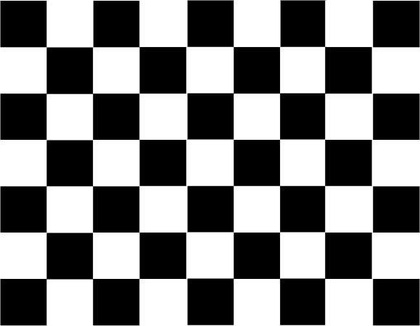
%> input picture checkerboard.jpg, 420 x 326 px, shrunk from 579 x 450 before the run
$ octave database.m   (GNU Octave 9; MATLAB toolbox functions it lacks are replaced by stand-ins)
%> lines starting %> are read from the running program, lines starting %| are printed output that depends on the picture
%imageDB{1}=imread('Image.bmp');
I=imread('checkerboard.jpg');
%> I is the input picture: size 326x420x3 uint8; min 0, max 255, mean 127.3
n=0;
for i= 0:5:60
    n=n+1;
    imageDB{n}= imrotate(I,i);
    I=double(I);
end
%> after the loop, imageDB = 13 items; n = 13
for j= 0:10:30
    I = I - min(I(:));
    I = I / max(I(:));
    %// Add noise to image
    v = var(I(:))/(10^(j/10));
    imageDB{n} = imnoise(I,'gaussian',0,v);
    % %%// Show images
    % figure
    % subplot(1, 2, 1), imshow(I), title ('Original image');
    % subplot(1, 2, 2), imshow(imageDB{n}));
end
%> this loop made 4 passes
%> v on passes 1 to 4: 0.24, 0.024, 0.0024, 0.00024
for i=1:13
    for j=0:10:30
        n=n+1;
        I = I - min(I(:));
    I = I / max(I(:));
    %// Add noise to image
    v = var(I(:))/(10^(j/10));
    imageDB{n} = imnoise(imageDB{i},'gaussian',0,v);
    % %%// Show images
    % figure
    % subplot(1, 2, 1), imshow(I), title ('Original image');
    % subplot(1, 2, 2), imshow(imageDB{n}));
    end
end
%> after the loop, imageDB = 65 items; n = 65


%SNR of image SNR=10dB
I = double(imageDB{1});
%Adjust intensities in image I to range from 0 to 1
I = I - min(I(:));
I = I / max(I(:));
%// Add noise to image
v = var(I(:)) / 10;
%> v = 0.024
imageDB{15} = imnoise(I,'gaussian',0,v);
%// Show images
figure
subplot(1, 2, 1), imshow(I), title ('Original image');
subplot(1, 2, 2), imshow(imageDB{15}), title('SNR=10dB');

%SNR of image SNR=20dB
I = double(imageDB{1});
%Adjust intensities in image I to range from 0 to 1
I = I - min(I(:));
I = I / max(I(:));
%// Add noise to image
v = var(I(:)) / 100;
%> v = 0.0024
imageDB{16} = imnoise(I,'gaussian',0,v);
%// Show images
figure
subplot(1, 2, 1), imshow(I), title ('Original image');
subplot(1, 2, 2), imshow(imageDB{16}), title('SNR=20dB');

%SNR of image SNR=30dB
I = double(imageDB{1});
%Adjust intensities in image I to range from 0 to 1
I = I - min(I(:));
I = I / max(I(:));
%// Add noise to image
v = var(I(:)) / 1000;
%> v = 0.00024
imageDB{17} = imnoise(I,'gaussian',0,v);
%// Show images
figure
subplot(1, 2, 1), imshow(I), title ('Original image');
subplot(1, 2, 2), imshow(imageDB{17}), title('SNR=30dB');

% For 5 degree rotated image

%SNR of image SNR=0dB
I = double(imageDB{2});
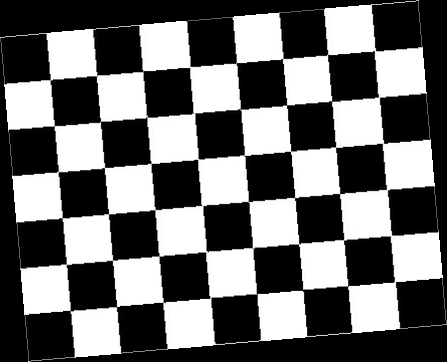
%> I: size 362x447x3 double; min 0, max 255, mean 107.7
%Adjust intensities in image I to range from 0 to 1
I = I - min(I(:));
I = I / max(I(:));
%// Add noise to image
v = var(I(:));
%> v = 0.235
imageDB{18} = imnoise(I,'gaussian',0,v);
%// Show images
figure
subplot(1, 2, 1), imshow(I), title ('Original image');
subplot(1, 2, 2), imshow(imageDB{18}), title('SNR=0dB - 5 degree rotated');

%SNR of image SNR=10dB
I = double(imageDB{2});
%Adjust intensities in image I to range from 0 to 1
I = I - min(I(:));
I = I / max(I(:));
%// Add noise to image
v = var(I(:)) / 10;
%> v = 0.0235
imageDB{19} = imnoise(I,'gaussian',0,v);
%// Show images
figure
subplot(1, 2, 1), imshow(I), title ('Original image');
subplot(1, 2, 2), imshow(imageDB{19}), title('SNR=10dB - 5 degree rotated');

%SNR of image SNR=20dB
I = double(imageDB{2});
%Adjust intensities in image I to range from 0 to 1
I = I - min(I(:));
I = I / max(I(:));
%// Add noise to image
v = var(I(:)) / 100;
%> v = 0.00235
imageDB{20} = imnoise(I,'gaussian',0,v);
%// Show images
figure
subplot(1, 2, 1), imshow(I), title ('Original image');
subplot(1, 2, 2), imshow(imageDB{20}), title('SNR=20dB - 5 degree rotated')

%SNR of image SNR=30dB
I = double(imageDB{2});
%Adjust intensities in image I to range from 0 to 1
I = I - min(I(:));
I = I / max(I(:));
%// Add noise to image
v = var(I(:)) / 1000;
%> v = 0.000235
imageDB{21} = imnoise(I,'gaussian',0,v);
%// Show images
figure
subplot(1, 2, 1), imshow(I), title ('Original image')
subplot(1, 2, 2), imshow(imageDB{21}), title('SNR=30dB - 5 degree rotated')

% For 10 degree rotated image

%SNR of image SNR=0dB
I = double(imageDB{3});
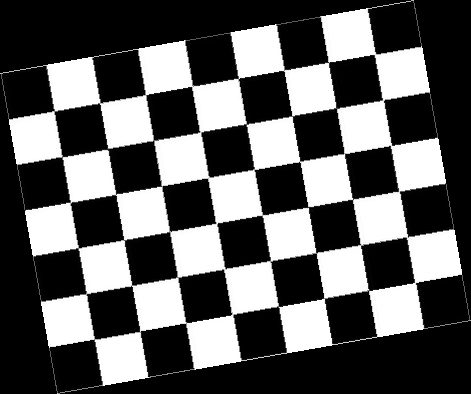
%> I: size 394x471x3 double; min 0, max 255, mean 93.9
%Adjust intensities in image I to range from 0 to 1
I = I - min(I(:));
I = I / max(I(:));
%// Add noise to image
v = var(I(:));
%> v = 0.225
imageDB{22} = imnoise(I,'gaussian',0,v);
%// Show images
figure
subplot(1, 2, 1), imshow(I), title ('Original image')
subplot(1, 2, 2), imshow(imageDB{22}), title('SNR=0dB - 10 degree rotated')

%SNR of image SNR=10dB
I = double(imageDB{3});
%Adjust intensities in image I to range from 0 to 1
I = I - min(I(:));
I = I / max(I(:));
%// Add noise to image
v = var(I(:)) / 10;
%> v = 0.0225
imageDB{23} = imnoise(I,'gaussian',0,v);
%// Show images
figure
subplot(1, 2, 1), imshow(I), title ('Original image')
subplot(1, 2, 2), imshow(imageDB{23}), title('SNR=10dB - 10 degree rotated')

%SNR of image SNR=20dB
I = double(imageDB{3});
%Adjust intensities in image I to range from 0 to 1
I = I - min(I(:));
I = I / max(I(:));
%// Add noise to image
v = var(I(:)) / 100;
%> v = 0.00225
imageDB{24} = imnoise(I,'gaussian',0,v);
%// Show images
figure
subplot(1, 2, 1), imshow(I), title ('Original image')
subplot(1, 2, 2), imshow(imageDB{24}), title('SNR=20dB - 10 degree rotated')

%SNR of image SNR=30dB
I = double(imageDB{3});
%Adjust intensities in image I to range from 0 to 1
I = I - min(I(:));
I = I / max(I(:));
%// Add noise to image
v = var(I(:)) / 1000;
%> v = 0.000225
imageDB{25} = imnoise(I,'gaussian',0,v);
%// Show images
figure
subplot(1, 2, 1), imshow(I), title ('Original image')
subplot(1, 2, 2), imshow(imageDB{25}), title('SNR=30dB - 10 degree rotated')

% For 15 degree rotated image

%SNR of image SNR=0dB
I = double(imageDB{4});
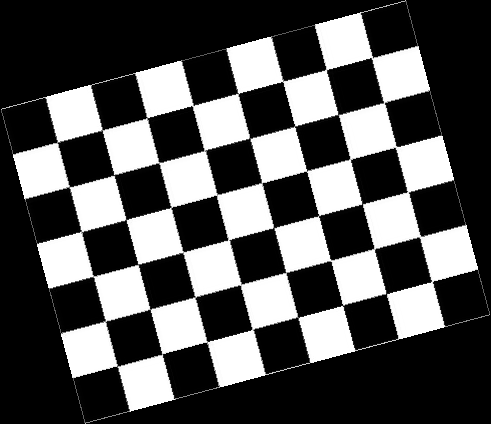
%> I: size 424x491x3 double; min 0, max 255, mean 83.7
%Adjust intensities in image I to range from 0 to 1
I = I - min(I(:));
I = I / max(I(:));
%// Add noise to image
v = var(I(:));
%> v = 0.214
imageDB{26} = imnoise(I,'gaussian',0,v);
%// Show images
figure
subplot(1, 2, 1), imshow(I), title ('Original image')
subplot(1, 2, 2), imshow(imageDB{26}), title('SNR=0dB - 15 degree rotated')

%SNR of image SNR=10dB
I = double(imageDB{4});
%Adjust intensities in image I to range from 0 to 1
I = I - min(I(:));
I = I / max(I(:));
%// Add noise to image
v = var(I(:)) / 10;
%> v = 0.0214
imageDB{27} = imnoise(I,'gaussian',0,v);
%// Show images
figure
subplot(1, 2, 1), imshow(I), title ('Original image')
subplot(1, 2, 2), imshow(imageDB{27}), title('SNR=10dB - 15 degree rotated')

%SNR of image SNR=20dB
I = double(imageDB{4});
%Adjust intensities in image I to range from 0 to 1
I = I - min(I(:));
I = I / max(I(:));
%// Add noise to image
v = var(I(:)) / 100;
%> v = 0.00214
imageDB{28} = imnoise(I,'gaussian',0,v);
%// Show images
figure
subplot(1, 2, 1), imshow(I), title ('Original image');
subplot(1, 2, 2), imshow(imageDB{28}), title('SNR=20dB - 15 degree rotated');

%SNR of image SNR=30dB
I = double(imageDB{4});
%Adjust intensities in image I to range from 0 to 1
I = I - min(I(:));
I = I / max(I(:));
%// Add noise to image
v = var(I(:)) / 1000;
%> v = 0.000214
imageDB{29} = imnoise(I,'gaussian',0,v);
%// Show images
figure
subplot(1, 2, 1), imshow(I), title ('Original image');
subplot(1, 2, 2), imshow(imageDB{29}), title('SNR=30dB - 15 degree rotated');

% For 20 degree rotated image

%SNR of image SNR=0dB
I = double(imageDB{5});
%Adjust intensities in image I to range from 0 to 1
I = I - min(I(:));
I = I / max(I(:));
%// Add noise to image
v = var(I(:));
%> v = 0.204
imageDB{30} = imnoise(I,'gaussian',0,v);
%// Show images
figure
subplot(1, 2, 1), imshow(I), title ('Original image');
subplot(1, 2, 2), imshow(imageDB{30}), title('SNR=0dB - 20 degree rotated');

%SNR of image SNR=10dB
I = double(imageDB{5});
%Adjust intensities in image I to range from 0 to 1
I = I - min(I(:));
I = I / max(I(:));
%// Add noise to image
v = var(I(:)) / 10;
%> v = 0.0204
imageDB{31} = imnoise(I,'gaussian',0,v);
%// Show images
figure
subplot(1, 2, 1), imshow(I), title ('Original image');
subplot(1, 2, 2), imshow(imageDB{31}), title('SNR=10dB - 20 degree rotated');

%SNR of image SNR=20dB
I = double(imageDB{5});
%Adjust intensities in image I to range from 0 to 1
I = I - min(I(:));
I = I / max(I(:));
%// Add noise to image
v = var(I(:)) / 100;
%> v = 0.00204
imageDB{32} = imnoise(I,'gaussian',0,v);
%// Show images
figure
subplot(1, 2, 1), imshow(I), title ('Original image');
subplot(1, 2, 2), imshow(imageDB{32}), title('SNR=20dB - 20 degree rotated');

%SNR of image SNR=30dB
I = double(imageDB{5});
%Adjust intensities in image I to range from 0 to 1
I = I - min(I(:));
I = I / max(I(:));
%// Add noise to image
v = var(I(:)) / 1000;
%> v = 0.000204
imageDB{33} = imnoise(I,'gaussian',0,v);
%// Show images
figure
subplot(1, 2, 1), imshow(I), title ('Original image');
subplot(1, 2, 2), imshow(imageDB{33}), title('SNR=30dB - 20 degree rotated');

% For 25 degree rotated image

%SNR of image SNR=0dB
I = double(imageDB{6});
%Adjust intensities in image I to range from 0 to 1
I = I - min(I(:));
I = I / max(I(:));
%// Add noise to image
v = var(I(:));
%> v = 0.195
imageDB{34} = imnoise(I,'gaussian',0,v);
%// Show images
figure
subplot(1, 2, 1), imshow(I), title ('Original image');
subplot(1, 2, 2), imshow(imageDB{34}), title('SNR=0dB - 25 degree rotated');

%SNR of image SNR=10dB
I = double(imageDB{6});
%Adjust intensities in image I to range from 0 to 1
I = I - min(I(:));
I = I / max(I(:));
%// Add noise to image
v = var(I(:)) / 10;
%> v = 0.0195
imageDB{35} = imnoise(I,'gaussian',0,v);
%// Show images
figure
subplot(1, 2, 1), imshow(I), title ('Original image');
subplot(1, 2, 2), imshow(imageDB{35}), title('SNR=10dB - 25 degree rotated');

%SNR of image SNR=20dB
I = double(imageDB{6});
%Adjust intensities in image I to range from 0 to 1
I = I - min(I(:));
I = I / max(I(:));
%// Add noise to image
v = var(I(:)) / 100;
%> v = 0.00195
imageDB{36} = imnoise(I,'gaussian',0,v);
%// Show images
figure
subplot(1, 2, 1), imshow(I), title ('Original image');
subplot(1, 2, 2), imshow(imageDB{36}), title('SNR=20dB - 25 degree rotated');

%SNR of image SNR=30dB
I = double(imageDB{6});
%Adjust intensities in image I to range from 0 to 1
I = I - min(I(:));
I = I / max(I(:));
%// Add noise to image
v = var(I(:)) / 1000;
%> v = 0.000195
imageDB{37} = imnoise(I,'gaussian',0,v);
%// Show images
figure
subplot(1, 2, 1), imshow(I), title ('Original image');
subplot(1, 2, 2), imshow(imageDB{37}), title('SNR=30dB - 25 degree rotated');

% For 30 degree rotated image

%SNR of image SNR=0dB
I = double(imageDB{7});
%Adjust intensities in image I to range from 0 to 1
I = I - min(I(:));
I = I / max(I(:));
%// Add noise to image
v = var(I(:));
%> v = 0.189
imageDB{38} = imnoise(I,'gaussian',0,v);
%// Show images
figure
subplot(1, 2, 1), imshow(I), title ('Original image');
subplot(1, 2, 2), imshow(imageDB{38}), title('SNR=0dB - 30 degree rotated');

%SNR of image SNR=10dB
I = double(imageDB{7});
%Adjust intensities in image I to range from 0 to 1
I = I - min(I(:));
I = I / max(I(:));
%// Add noise to image
v = var(I(:)) / 10;
%> v = 0.0189
imageDB{39} = imnoise(I,'gaussian',0,v);
%// Show images
figure
subplot(1, 2, 1), imshow(I), title ('Original image');
subplot(1, 2, 2), imshow(imageDB{39}), title('SNR=10dB - 30 degree rotated');
%> after `imshow(imageDB{39})`:
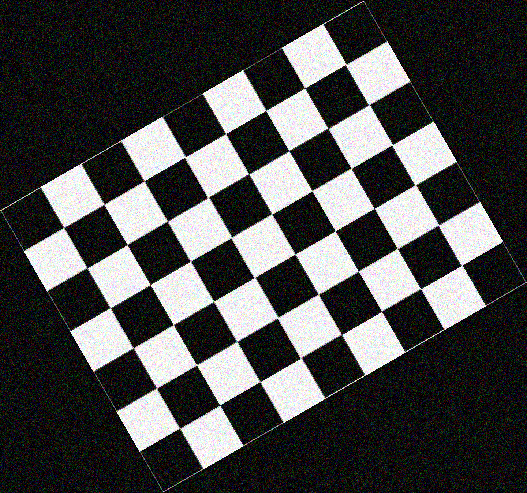
%> displayed picture: size 493x527x3, on the screen's scale of 0 to 255; mean R, G, B 73.6, 73.8, 73.6

%SNR of image SNR=20dB
I = double(imageDB{7});
%Adjust intensities in image I to range from 0 to 1
I = I - min(I(:));
I = I / max(I(:));
%// Add noise to image
v = var(I(:)) / 100;
%> v = 0.00189
imageDB{40} = imnoise(I,'gaussian',0,v);
%// Show images
figure
subplot(1, 2, 1), imshow(I), title ('Original image');
subplot(1, 2, 2), imshow(imageDB{40}), title('SNR=20dB - 30 degree rotated');

%SNR of image SNR=30dB
I = double(imageDB{7});
%Adjust intensities in image I to range from 0 to 1
I = I - min(I(:));
I = I / max(I(:));
%// Add noise to image
v = var(I(:)) / 1000;
%> v = 0.000189
imageDB{41} = imnoise(I,'gaussian',0,v);
%// Show images
figure
subplot(1, 2, 1), imshow(I), title ('Original image');
subplot(1, 2, 2), imshow(imageDB{41}), title('SNR=30dB - 30 degree rotated');
% For 35 degree rotated image

%SNR of image SNR=0dB
I = double(imageDB{7});
%Adjust intensities in image I to range from 0 to 1
I = I - min(I(:));
I = I / max(I(:));
%// Add noise to image
v = var(I(:));
%> v = 0.189
imageDB{42} = imnoise(I,'gaussian',0,v);
%// Show images
figure
subplot(1, 2, 1), imshow(I), title ('Original image');
subplot(1, 2, 2), imshow(imageDB{42}), title('SNR=0dB - 35 degree rotated');
%> after `imshow(imageDB{42})`:
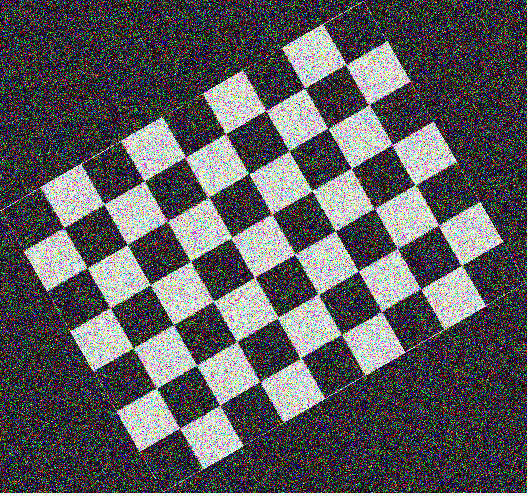
%> displayed picture: size 493x527x3, on the screen's scale of 0 to 255; mean R, G, B 87.8, 87.9, 88

%SNR of image SNR=10dB
I = double(imageDB{8});
%Adjust intensities in image I to range from 0 to 1
I = I - min(I(:));
I = I / max(I(:));
%// Add noise to image
v = var(I(:)) / 10;
%> v = 0.0184
imageDB{43} = imnoise(I,'gaussian',0,v);
%// Show images
figure
subplot(1, 2, 1), imshow(I), title ('Original image');
%> after `imshow(I)`:
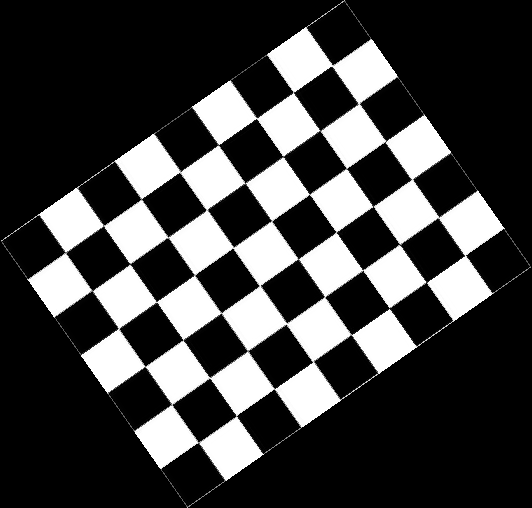
%> displayed picture: size 508x532x3, on the screen's scale of 0 to 255; min 0, max 255, mean 64.5
subplot(1, 2, 2), imshow(imageDB{43}), title('SNR=10dB - 35 degree rotated');
%> after `imshow(imageDB{43})`:
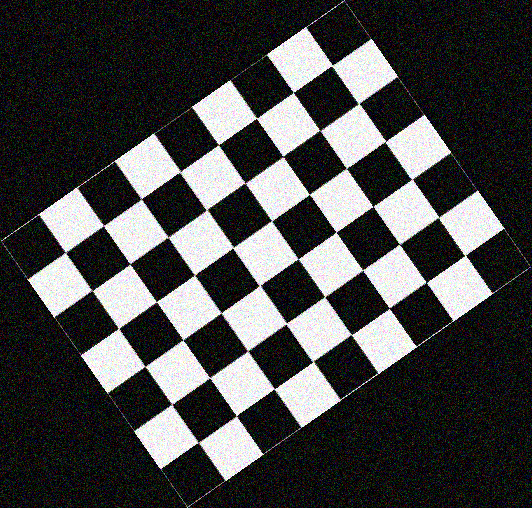
%> displayed picture: size 508x532x3, on the screen's scale of 0 to 255; mean R, G, B 71.3, 71.3, 71.3

%SNR of image SNR=20dB
I = double(imageDB{8});
%Adjust intensities in image I to range from 0 to 1
I = I - min(I(:));
I = I / max(I(:));
%// Add noise to image
v = var(I(:)) / 100;
%> v = 0.00184
imageDB{44} = imnoise(I,'gaussian',0,v);
%// Show images
figure
subplot(1, 2, 1), imshow(I), title ('Original image');
subplot(1, 2, 2), imshow(imageDB{44}), title('SNR=20dB - 35 degree rotated');

%SNR of image SNR=30dB
I = double(imageDB{8});
%Adjust intensities in image I to range from 0 to 1
I = I - min(I(:));
I = I / max(I(:));
%// Add noise to image
v = var(I(:)) / 1000;
%> v = 0.000184
imageDB{45} = imnoise(I,'gaussian',0,v);
%// Show images
figure
subplot(1, 2, 1), imshow(I), title ('Original image');
subplot(1, 2, 2), imshow(imageDB{45}), title('SNR=30dB - 35 degree rotated');

$ run again, with image2.jpg copied over checkerboard.jpg
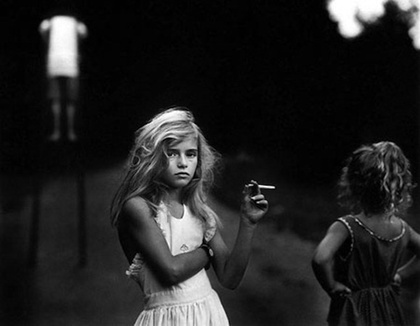
%> input picture image2.jpg, 420 x 326 px, shrunk from 579 x 450 before the run
%> I is the input picture: size 326x420x3 uint8; min 0, max 255, mean 34.3
%> after the loop `for i= 0:5:60`: imageDB = 13 items; n = 13
%> the loop `for j= 0:10:30` made 4 passes
%> v on passes 1 to 4: 0.0444, 0.00444, 0.000444, 4.44e-05
%> after the loop `for i=1:13`: imageDB = 65 items; n = 65
%> `v = var(I(:)) / 10;`: v = 0.00444
%> `v = var(I(:)) / 100;`: v = 0.000444
%> `v = var(I(:)) / 1000;`: v = 4.44e-05
%> `v = var(I(:));`: v = 0.0399
%> `v = var(I(:)) / 10;`: v = 0.00399
%> `v = var(I(:)) / 100;`: v = 0.000399
%> `v = var(I(:)) / 1000;`: v = 3.99e-05
%> `v = var(I(:));`: v = 0.0362
%> `v = var(I(:)) / 10;`: v = 0.00362
%> `v = var(I(:)) / 100;`: v = 0.000362
%> `v = var(I(:)) / 1000;`: v = 3.62e-05
%> `I = double(imageDB{4});`:
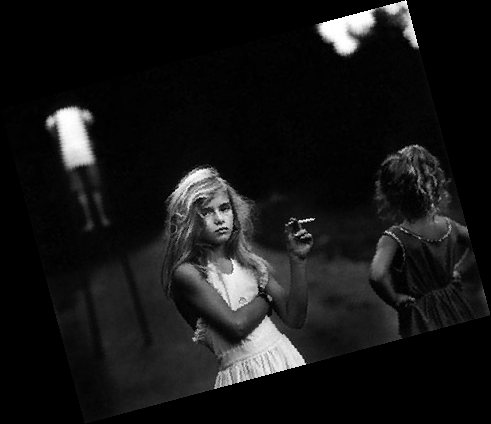
%> I: size 424x491x3 double; min 0, max 255, mean 22.6
%> `v = var(I(:));`: v = 0.0333
%> `v = var(I(:)) / 10;`: v = 0.00333
%> `v = var(I(:)) / 100;`: v = 0.000333
%> `v = var(I(:)) / 1000;`: v = 3.33e-05
%> `v = var(I(:));`: v = 0.031
%> `v = var(I(:)) / 10;`: v = 0.0031
%> `v = var(I(:)) / 100;`: v = 0.00031
%> `v = var(I(:)) / 1000;`: v = 3.1e-05
%> `v = var(I(:));`: v = 0.0292
%> `v = var(I(:)) / 10;`: v = 0.00292
%> `v = var(I(:)) / 100;`: v = 0.000292
%> `v = var(I(:)) / 1000;`: v = 2.92e-05
%> `v = var(I(:));`: v = 0.0279
%> `v = var(I(:)) / 10;`: v = 0.00279
%> `v = var(I(:)) / 100;`: v = 0.000279
%> `v = var(I(:)) / 1000;`: v = 2.79e-05
%> `v = var(I(:));`: v = 0.0279
%> `v = var(I(:)) / 10;`: v = 0.0027
%> `imshow(I)`:
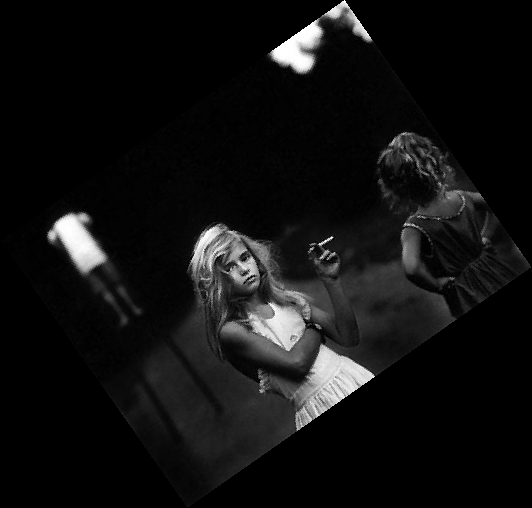
%> displayed picture: size 508x532x3, on the screen's scale of 0 to 255; min 0, max 255, mean 17.4
%> `v = var(I(:)) / 100;`: v = 0.00027
%> `v = var(I(:)) / 1000;`: v = 2.7e-05
